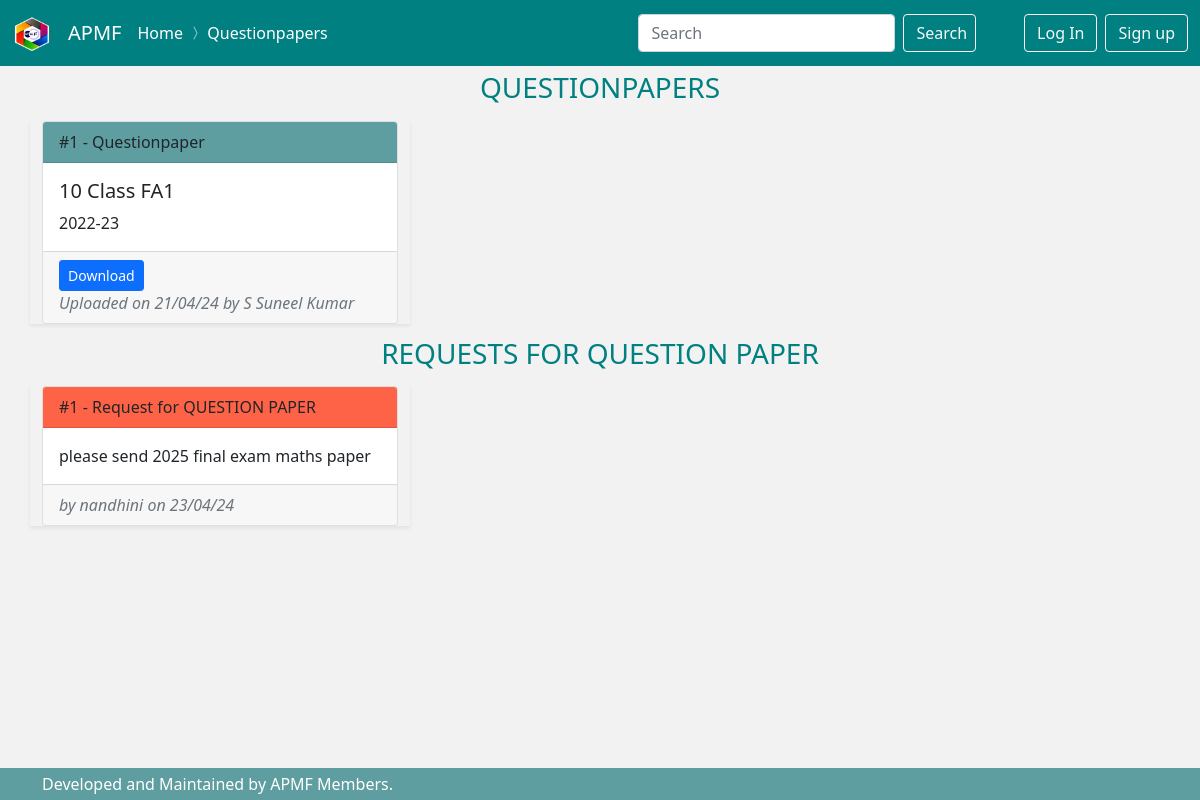
Page /questionpaper/list/ on the committed database.
### questionpapers/models.py (models this page shows, shortened)
class Questionpaper(Item):
    EXAM_CHOICES = (
        ('FA1', 'FA1'),
        ('FA2', 'FA2'),
        ('FA3', 'FA3'),
        ('FA4', 'FA4'),
        ('SA1', 'SA1'),
        ('SA2', 'SA2'),
        ('PREFINAL', 'PREFINAL'),
        ('PUBLIC', 'PUBLIC'),
        ('REVISION','REVISION'),
        ('OTHERS', 'OTHERS')
    )
    exam = models.CharField(max_length=20, choices = EXAM_CHOICES)
    class Meta:
        ordering = [
            "-standard",
            "exam",
        ]

### users/models.py (models this page shows, shortened)
class MyUser(AbstractBaseUser):
    email=models.EmailField(
        verbose_name ='email address',
        max_length = 255,
        unique = True,
    )
    phone_number = models.CharField(max_length=10, validators=[RegexValidator(regex='^(\+?\d{1,3})?[-.\s]?\(?\d{3}\)?[-.\s]?\d{3}[-.\s]?\d{4}$')])
    name = models.CharField(max_length=50)
    is_active = models.BooleanField(default=True)
    is_admin = models.BooleanField(default=False)
    objects = MyUserManager()
    USERNAME_FIELD = 'email'
    REQUIRED_FIELDS = ['phone_number', 'name']

### requestitem/models.py (models this page shows, shortened)
class Message(models.Model):
    REQUEST_CHOICES = (
        ('text_book','TEXT BOOK'),
        ('other_book','OTHER BOOK'),
        ('lesson_plan','LESSON PLAN'),
        ('project','PROJECT WORK'),
        ('question_paper','QUESTION PAPER'),
        ('notes','TEACHING NOTES'),
        ('solutions', 'SOLUTIONS'),
        ('ppt','PPTs'),
        ('teaching_video','TEACHING VIDEOS'),
        ('other_video','OTHER VIDEOS'),
        ('worksheet','WORKSHEETS'),
        ('mcq','MCQs'),
        ('examplar_math', 'EXAMPLAR MATHS'),
        ('nmms_material','NMMS MATERIAL'),
        ('nmms_question_paper','NMMS QUESTION PAPER'),
        ('ict','ICT AND SIMULATIONS'),
        ('ifp_usage','IFP USAGE VIDEO'),
        ('teacher_hand_book','TEACHER HAND BOOKS'),
        ('tlm_photos','TLM PHOTOS'),
        ('lab_manuals','LAB MANUALS'),
        ('keys','PRINCIPLES OF VALUATION / KEYS'),
        ('hot','CASE STUDY & HOT QUESTIONS'),
        ('mind_maps','MIND MAPS'),
        ('quiz', 'QUIZZES'),
        ('other','OTHERS'),
    )
    request_for = models.CharField(max_length=100, choices=REQUEST_CHOICES)
    message = models.TextField('your message')
    name = models.CharField(max_length=100)
    phone_number = models.CharField(max_length=10, blank=True, validators=[RegexValidator(regex='^(\+?\d{1,3})?[-.\s]?\(?\d{3}\)?[-.\s]?\d{3}[-.\s]?\d{4}$')])
    date_added = models.DateTimeField(auto_now_add=True)
    class Meta:
        ordering = ['date_added']
        verbose_name = 'Teahcers request'
        verbose_name_plural = 'Teachers requests'

### questionpapers/views.py (the view)
# urls.py: path('list/', views.QuestionpaperListView.as_view(), name="questionpaper_list"),
class QuestionpaperListView(ListView):
    model = Questionpaper
    context_object_name = "questionpapers"
    template_name='questionpapers/list.html'
    def get_context_data(self, **kwargs):
        context = super().get_context_data(**kwargs)
        context['requests'] = Message.objects.filter(request_for = 'question_paper')
        return context

### questionpapers/templates/questionpapers/list.html (shortened to what this page needs)
{% extends "dashboard/base.html" %}
{% load static %}
{% load crispy_forms_tags %}
{% block navigation %}
<span class="navbar-text" >
  <a href="{% url "home" %}" style ="text-decoration:none">Home</a>
  <i class="bi bi-chevron-compact-right"></i>
  <a href="#" style ="text-decoration:none">Questionpapers</a>
</span>
{% endblock navigation %}
{% block content %}
<div class="container mb-2">
    <h3 style="margin-top:5px; text-align: center; color:teal">QUESTIONPAPERS</h3>
</div>
<div class="container ">
    <div class="row gy-3">
        {% for questionpaper in  questionpapers %}
        <div class="col-sm-12 col-md-6 col-lg-4 col-xl-4 col-xxl-4 float-none shadow-sm">
                <div class="card h-100 box-shadow">
                    <div class="card-header" style="background-color: cadetblue;">
                      #{{forloop.counter}} - Questionpaper
                    </div>
                    <div class="card-body">
                      <h5 class="card-title">{{questionpaper.standard}} Class {{questionpaper.exam}} </h5>
                      <p class="card-text">{{questionpaper.description}}</p>
                    </div>
                    <div class="card-footer text-muted">
                        <div class="btn-group-justified ">
                        <a href="{{questionpaper.file.url}}" class="btn btn-primary btn-sm">Download</a>
                        </div>
                      <em class="">Uploaded on {{questionpaper.date_added|date:'d/m/y'}} by {{questionpaper.uploaded_by.name|title}}</em>
                    </div>
                  </div>
        </div>
        {% empty %}
        <h5 class="mt-5 text-center">Sorry, at present we have nothing here.</h5>
        {% endfor %}
    </div>
</div>
{% include "dashboard/request.html" %}
{% endblock content %}

### dashboard/templates/dashboard/request.html
{% if requests %}
<div class="container mb-2 mt-2">
  <h3 style="margin-top:5px; text-align: center; color:teal">REQUESTS FOR {{requests.0.get_request_for_display}}</h3>
</div>
<div class="container ">
  <div class="row gy-3">
      {% for  request in requests  %}
      <div class="col-sm-12 col-md-6 col-lg-4 col-xl-4 col-xxl-4 shadow-sm">
              <div class="card h-100 box-shadow">
                  <div class="card-header" style="background-color:tomato;">
                    #{{forloop.counter}} - Request for {{request.get_request_for_display}}
                  </div>
                  <div class="card-body">
                    <p class="card-text">{{request.message}}</p>
                  </div>
                  <div class="card-footer text-muted">
                    <em class="">by {{request.name}}  on {{request.date_added|date:'d/m/y'}}</em>
                  </div>
                </div>
      </div>
      {% endfor %}
  </div>
</div>
{% endif %}

### rows in the picture
Questionpaper: standard "10", exam "FA1", description "2022-23", date_added "21/04/24", uploaded_by.name "S Suneel Kumar"
Message: request_for "QUESTION PAPER", message "please send 2025 final exam maths paper", name "nandhini", date_added "23/04/24"
